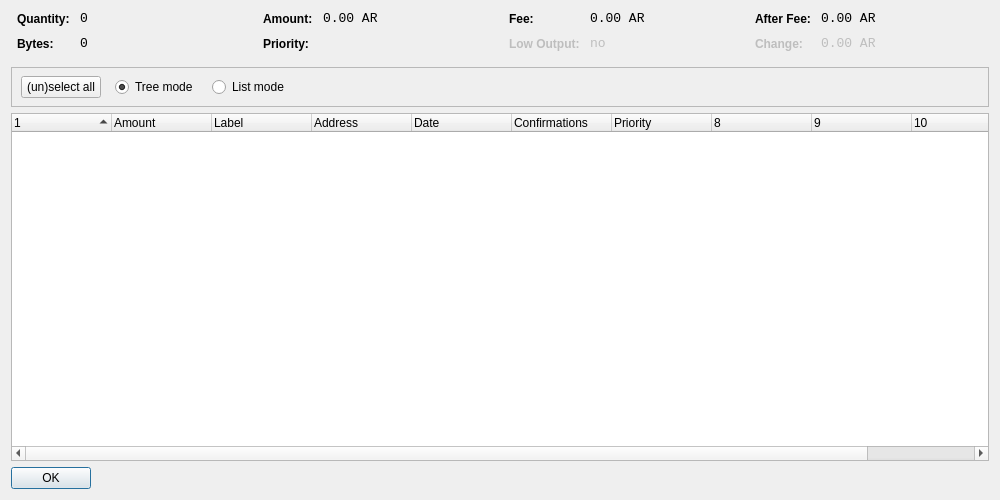
<?xml version="1.0" encoding="UTF-8"?>
<ui version="4.0">
 <class>CoinControlDialog</class>
 <widget class="QDialog" name="CoinControlDialog">
  <property name="geometry">
   <rect>
    <x>0</x>
    <y>0</y>
    <width>1000</width>
    <height>500</height>
   </rect>
  </property>
  <property name="windowTitle">
   <string>Coin Control</string>
  </property>
  <layout class="QVBoxLayout" name="verticalLayout">
   <item>
    <layout class="QHBoxLayout" name="horizontalLayoutTop" stretch="0,0,0,0">
     <property name="topMargin">
      <number>0</number>
     </property>
     <property name="bottomMargin">
      <number>10</number>
     </property>
     <item>
      <layout class="QFormLayout" name="formLayoutCoinControl1">
       <property name="horizontalSpacing">
        <number>10</number>
       </property>
       <property name="verticalSpacing">
        <number>10</number>
       </property>
       <property name="leftMargin">
        <number>6</number>
       </property>
       <property name="rightMargin">
        <number>6</number>
       </property>
       <item row="0" column="0">
        <widget class="QLabel" name="labelCoinControlQuantityText">
         <property name="styleSheet">
          <string notr="true">font-weight:bold;</string>
         </property>
         <property name="text">
          <string>Quantity:</string>
         </property>
        </widget>
       </item>
       <item row="0" column="1">
        <widget class="QLabel" name="labelCoinControlQuantity">
         <property name="font">
          <font>
           <family>Monospace</family>
           <pointsize>10</pointsize>
          </font>
         </property>
         <property name="cursor">
          <cursorShape>IBeamCursor</cursorShape>
         </property>
         <property name="contextMenuPolicy">
          <enum>Qt::ActionsContextMenu</enum>
         </property>
         <property name="text">
          <string>0</string>
         </property>
         <property name="textInteractionFlags">
          <set>Qt::LinksAccessibleByMouse|Qt::TextSelectableByKeyboard|Qt::TextSelectableByMouse</set>
         </property>
        </widget>
       </item>
       <item row="1" column="0">
        <widget class="QLabel" name="labelCoinControlBytesText">
         <property name="styleSheet">
          <string notr="true">font-weight:bold;</string>
         </property>
         <property name="text">
          <string>Bytes:</string>
         </property>
        </widget>
       </item>
       <item row="1" column="1">
        <widget class="QLabel" name="labelCoinControlBytes">
         <property name="font">
          <font>
           <family>Monospace</family>
           <pointsize>10</pointsize>
          </font>
         </property>
         <property name="cursor">
          <cursorShape>IBeamCursor</cursorShape>
         </property>
         <property name="contextMenuPolicy">
          <enum>Qt::ActionsContextMenu</enum>
         </property>
         <property name="text">
          <string>0</string>
         </property>
         <property name="textInteractionFlags">
          <set>Qt::LinksAccessibleByMouse|Qt::TextSelectableByKeyboard|Qt::TextSelectableByMouse</set>
         </property>
        </widget>
       </item>
      </layout>
     </item>
     <item>
      <layout class="QFormLayout" name="formLayoutCoinControl2">
       <property name="horizontalSpacing">
        <number>10</number>
       </property>
       <property name="verticalSpacing">
        <number>10</number>
       </property>
       <property name="leftMargin">
        <number>6</number>
       </property>
       <property name="rightMargin">
        <number>6</number>
       </property>
       <item row="0" column="0">
        <widget class="QLabel" name="labelCoinControlAmountText">
         <property name="styleSheet">
          <string notr="true">font-weight:bold;</string>
         </property>
         <property name="text">
          <string>Amount:</string>
         </property>
        </widget>
       </item>
       <item row="0" column="1">
        <widget class="QLabel" name="labelCoinControlAmount">
         <property name="font">
          <font>
           <family>Monospace</family>
           <pointsize>10</pointsize>
          </font>
         </property>
         <property name="cursor">
          <cursorShape>IBeamCursor</cursorShape>
         </property>
         <property name="contextMenuPolicy">
          <enum>Qt::ActionsContextMenu</enum>
         </property>
         <property name="text">
          <string>0.00 AR</string>
         </property>
         <property name="textInteractionFlags">
          <set>Qt::LinksAccessibleByMouse|Qt::TextSelectableByKeyboard|Qt::TextSelectableByMouse</set>
         </property>
        </widget>
       </item>
       <item row="1" column="0">
        <widget class="QLabel" name="labelCoinControlPriorityText">
         <property name="styleSheet">
          <string notr="true">font-weight:bold;</string>
         </property>
         <property name="text">
          <string>Priority:</string>
         </property>
        </widget>
       </item>
       <item row="1" column="1">
        <widget class="QLabel" name="labelCoinControlPriority">
         <property name="font">
          <font>
           <family>Monospace</family>
           <pointsize>10</pointsize>
          </font>
         </property>
         <property name="cursor">
          <cursorShape>IBeamCursor</cursorShape>
         </property>
         <property name="contextMenuPolicy">
          <enum>Qt::ActionsContextMenu</enum>
         </property>
         <property name="text">
          <string/>
         </property>
         <property name="textInteractionFlags">
          <set>Qt::LinksAccessibleByMouse|Qt::TextSelectableByKeyboard|Qt::TextSelectableByMouse</set>
         </property>
        </widget>
       </item>
      </layout>
     </item>
     <item>
      <layout class="QFormLayout" name="formLayoutCoinControl3">
       <property name="horizontalSpacing">
        <number>10</number>
       </property>
       <property name="verticalSpacing">
        <number>10</number>
       </property>
       <property name="leftMargin">
        <number>6</number>
       </property>
       <property name="rightMargin">
        <number>6</number>
       </property>
       <item row="0" column="0">
        <widget class="QLabel" name="labelCoinControlFeeText">
         <property name="styleSheet">
          <string notr="true">font-weight:bold;</string>
         </property>
         <property name="text">
          <string>Fee:</string>
         </property>
        </widget>
       </item>
       <item row="0" column="1">
        <widget class="QLabel" name="labelCoinControlFee">
         <property name="font">
          <font>
           <family>Monospace</family>
           <pointsize>10</pointsize>
          </font>
         </property>
         <property name="cursor">
          <cursorShape>IBeamCursor</cursorShape>
         </property>
         <property name="contextMenuPolicy">
          <enum>Qt::ActionsContextMenu</enum>
         </property>
         <property name="text">
          <string>0.00 AR</string>
         </property>
         <property name="textInteractionFlags">
          <set>Qt::LinksAccessibleByMouse|Qt::TextSelectableByKeyboard|Qt::TextSelectableByMouse</set>
         </property>
        </widget>
       </item>
       <item row="1" column="0">
        <widget class="QLabel" name="labelCoinControlLowOutputText">
         <property name="enabled">
          <bool>false</bool>
         </property>
         <property name="styleSheet">
          <string notr="true">font-weight:bold;</string>
         </property>
         <property name="text">
          <string>Low Output:</string>
         </property>
        </widget>
       </item>
       <item row="1" column="1">
        <widget class="QLabel" name="labelCoinControlLowOutput">
         <property name="enabled">
          <bool>false</bool>
         </property>
         <property name="font">
          <font>
           <family>Monospace</family>
           <pointsize>10</pointsize>
          </font>
         </property>
         <property name="cursor">
          <cursorShape>IBeamCursor</cursorShape>
         </property>
         <property name="contextMenuPolicy">
          <enum>Qt::ActionsContextMenu</enum>
         </property>
         <property name="text">
          <string>no</string>
         </property>
         <property name="textInteractionFlags">
          <set>Qt::LinksAccessibleByMouse|Qt::TextSelectableByKeyboard|Qt::TextSelectableByMouse</set>
         </property>
        </widget>
       </item>
      </layout>
     </item>
     <item>
      <layout class="QFormLayout" name="formLayoutCoinControl4">
       <property name="horizontalSpacing">
        <number>10</number>
       </property>
       <property name="verticalSpacing">
        <number>10</number>
       </property>
       <property name="leftMargin">
        <number>6</number>
       </property>
       <property name="rightMargin">
        <number>6</number>
       </property>
       <item row="0" column="0">
        <widget class="QLabel" name="labelCoinControlAfterFeeText">
         <property name="styleSheet">
          <string notr="true">font-weight:bold;</string>
         </property>
         <property name="text">
          <string>After Fee:</string>
         </property>
        </widget>
       </item>
       <item row="0" column="1">
        <widget class="QLabel" name="labelCoinControlAfterFee">
         <property name="font">
          <font>
           <family>Monospace</family>
           <pointsize>10</pointsize>
          </font>
         </property>
         <property name="cursor">
          <cursorShape>IBeamCursor</cursorShape>
         </property>
         <property name="contextMenuPolicy">
          <enum>Qt::ActionsContextMenu</enum>
         </property>
         <property name="text">
          <string>0.00 AR</string>
         </property>
         <property name="textInteractionFlags">
          <set>Qt::LinksAccessibleByMouse|Qt::TextSelectableByKeyboard|Qt::TextSelectableByMouse</set>
         </property>
        </widget>
       </item>
       <item row="1" column="0">
        <widget class="QLabel" name="labelCoinControlChangeText">
         <property name="enabled">
          <bool>false</bool>
         </property>
         <property name="styleSheet">
          <string notr="true">font-weight:bold;</string>
         </property>
         <property name="text">
          <string>Change:</string>
         </property>
        </widget>
       </item>
       <item row="1" column="1">
        <widget class="QLabel" name="labelCoinControlChange">
         <property name="enabled">
          <bool>false</bool>
         </property>
         <property name="font">
          <font>
           <family>Monospace</family>
           <pointsize>10</pointsize>
          </font>
         </property>
         <property name="cursor">
          <cursorShape>IBeamCursor</cursorShape>
         </property>
         <property name="contextMenuPolicy">
          <enum>Qt::ActionsContextMenu</enum>
         </property>
         <property name="text">
          <string>0.00 AR</string>
         </property>
         <property name="textInteractionFlags">
          <set>Qt::LinksAccessibleByMouse|Qt::TextSelectableByKeyboard|Qt::TextSelectableByMouse</set>
         </property>
        </widget>
       </item>
      </layout>
     </item>
    </layout>
   </item>
   <item>
    <widget class="QFrame" name="frame">
     <property name="minimumSize">
      <size>
       <width>0</width>
       <height>40</height>
      </size>
     </property>
     <property name="frameShape">
      <enum>QFrame::StyledPanel</enum>
     </property>
     <property name="frameShadow">
      <enum>QFrame::Sunken</enum>
     </property>
     <widget class="QWidget" name="horizontalLayoutWidget">
      <property name="geometry">
       <rect>
        <x>10</x>
        <y>0</y>
        <width>781</width>
        <height>41</height>
       </rect>
      </property>
      <layout class="QHBoxLayout" name="horizontalLayoutPanel" stretch="0,0,0,0,0">
       <property name="spacing">
        <number>14</number>
       </property>
       <item>
        <widget class="QPushButton" name="pushButtonSelectAll">
         <property name="sizePolicy">
          <sizepolicy hsizetype="Maximum" vsizetype="Fixed">
           <horstretch>0</horstretch>
           <verstretch>0</verstretch>
          </sizepolicy>
         </property>
         <property name="text">
          <string>(un)select all</string>
         </property>
        </widget>
       </item>
       <item>
        <widget class="QRadioButton" name="radioTreeMode">
         <property name="sizePolicy">
          <sizepolicy hsizetype="Maximum" vsizetype="Fixed">
           <horstretch>0</horstretch>
           <verstretch>0</verstretch>
          </sizepolicy>
         </property>
         <property name="text">
          <string>Tree mode</string>
         </property>
         <property name="checked">
          <bool>true</bool>
         </property>
        </widget>
       </item>
       <item>
        <widget class="QRadioButton" name="radioListMode">
         <property name="sizePolicy">
          <sizepolicy hsizetype="Maximum" vsizetype="Fixed">
           <horstretch>0</horstretch>
           <verstretch>0</verstretch>
          </sizepolicy>
         </property>
         <property name="text">
          <string>List mode</string>
         </property>
        </widget>
       </item>
       <item>
        <spacer name="horizontalSpacer">
         <property name="orientation">
          <enum>Qt::Horizontal</enum>
         </property>
         <property name="sizeHint" stdset="0">
          <size>
           <width>40</width>
           <height>20</height>
          </size>
         </property>
        </spacer>
       </item>
      </layout>
     </widget>
    </widget>
   </item>
   <item>
    <widget class="CoinControlTreeWidget" name="treeWidget">
     <property name="contextMenuPolicy">
      <enum>Qt::CustomContextMenu</enum>
     </property>
     <property name="sortingEnabled">
      <bool>false</bool>
     </property>
     <property name="columnCount">
      <number>11</number>
     </property>
     <attribute name="headerShowSortIndicator" stdset="0">
      <bool>true</bool>
     </attribute>
     <attribute name="headerStretchLastSection">
      <bool>false</bool>
     </attribute>
     <column>
      <property name="text">
       <string/>
      </property>
     </column>
     <column>
      <property name="text">
       <string>Amount</string>
      </property>
     </column>
     <column>
      <property name="text">
       <string>Label</string>
      </property>
     </column>
     <column>
      <property name="text">
       <string>Address</string>
      </property>
     </column>
     <column>
      <property name="text">
       <string>Date</string>
      </property>
     </column>
     <column>
      <property name="text">
       <string>Confirmations</string>
      </property>
      <property name="toolTip">
       <string>Confirmed</string>
      </property>
     </column>
     <column>
      <property name="text">
       <string>Priority</string>
      </property>
     </column>
     <column>
      <property name="text">
       <string/>
      </property>
     </column>
     <column>
      <property name="text">
       <string/>
      </property>
     </column>
     <column>
      <property name="text">
       <string/>
      </property>
     </column>
     <column>
      <property name="text">
       <string/>
      </property>
     </column>
    </widget>
   </item>
   <item>
    <widget class="QDialogButtonBox" name="buttonBox">
     <property name="sizePolicy">
      <sizepolicy hsizetype="Maximum" vsizetype="Fixed">
       <horstretch>0</horstretch>
       <verstretch>0</verstretch>
      </sizepolicy>
     </property>
     <property name="orientation">
      <enum>Qt::Horizontal</enum>
     </property>
     <property name="standardButtons">
      <set>QDialogButtonBox::Ok</set>
     </property>
    </widget>
   </item>
  </layout>
 </widget>
 <customwidgets>
  <customwidget>
   <class>CoinControlTreeWidget</class>
   <extends>QTreeWidget</extends>
   <header>coincontroltreewidget.h</header>
  </customwidget>
 </customwidgets>
 <resources/>
 <connections/>
</ui>
